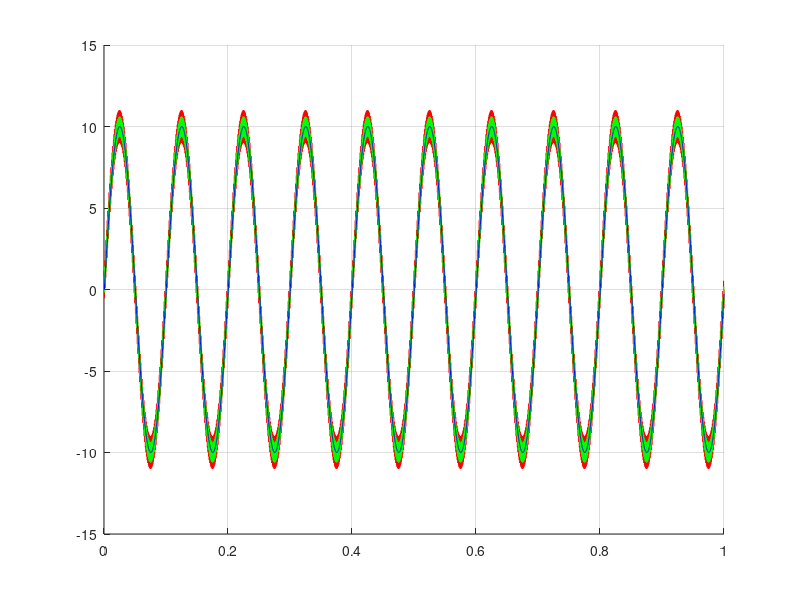

MATLAB code for this plot:
clear all
clc
close all
%% Initialzation
fs    = 8000;       % Sampling frequency
dt    = 1/fs;       % Sampling interval
fmain = 10;         % Useful sine frequency
ferr  = 1000;       % Interfering sine frequency
Amain = 10;         % Amplitude of useful sine
Aerr  = 1;          % Amplitude of interfering sine
n     = (0:8000)';  % Time scale (sample numbers)
t     = n*dt;       % Time scale (in seconds)
ns    = length(n);  % Number of samples
%% Signal generation
sig_main = Amain*sin(2*pi*fmain*n/fs);  % Useful sine
sig_err  = Aerr *sin(2*pi*ferr *n/fs);  % Interferring sine
sig_full = sig_main + sig_err;          % Group signal (mix of sines)
%% Running average
Nwindow = 4;    % Window size
sig_res1 = zeros(ns,1);
for k=Nwindow:ns
    sig_res1(k) = sum(sig_full(k-Nwindow+1:k))/Nwindow;
end
Nwindow = 8;    % Window size
sig_res2 = zeros(ns,1);
for k=Nwindow:ns
    sig_res2(k) = sum(sig_full(k-Nwindow+1:k))/Nwindow;
end
%% Display signals
hold all
grid on
plot(t,sig_full,'r')
plot(t,sig_res1,'g')
plot(t,sig_res2,'b')